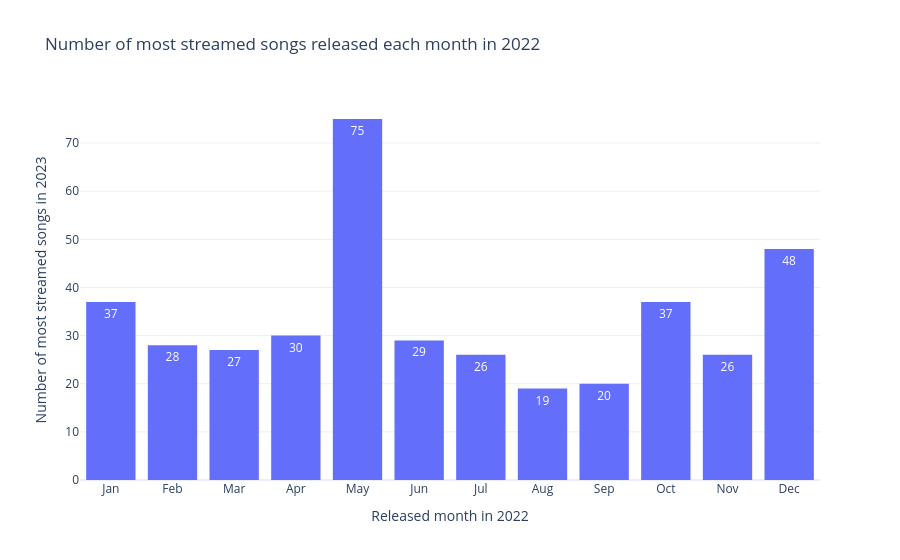

Notebook code cell kept with this figure:
### Code cell
released_month_hist(df, 2022)

### Figure 1 — Plotly figure (JSON) as saved in the notebook; plotly's stock layout.template omitted (floating-point values rounded to 4 significant figures; data arrays with more than 128 entries replaced by an {"elided": "..."} marker saying what was removed)
{"data": [{"bingroup": "x", "hovertemplate": "released_month=%{x}<br>count=%{y}<extra></extra>", "legendgroup": "", "marker": {"color": "#636efa", "pattern": {"shape": ""}}, "name": "", "nbinsx": 12, "orientation": "v", "showlegend": false, "texttemplate": "%{value}", "type": "histogram", "x": {"elided": "402 int values"}, "xaxis": "x", "yaxis": "y"}], "layout": {"bargap": 0.2, "barmode": "relative", "legend": {"tracegroupgap": 0}, "title": {"text": "Number of most streamed songs released each month in 2022"}, "xaxis": {"anchor": "y", "domain": [0, 1], "dtick": 1, "ticktext": ["Jan", "Feb", "Mar", "Apr", "May", "Jun", "Jul", "Aug", "Sep", "Oct", "Nov", "Dec"], "tickvals": [1, 2, 3, 4, 5, 6, 7, 8, 9, 10, 11, 12], "title": {"text": "Released month in 2022"}}, "yaxis": {"anchor": "x", "domain": [0, 1], "title": {"text": "Number of most streamed songs in 2023"}}}}
